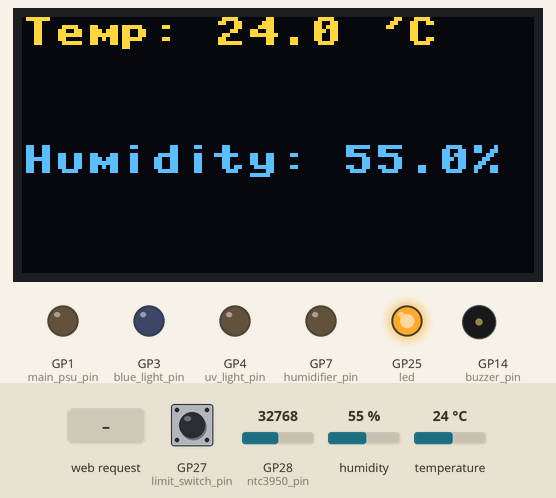
This program was run on a simulated Raspberry Pi Pico running MicroPython. On the bench: 128×64 one-colour display, output pins drawn as LEDs (lit = HIGH), buzzer (waves = sounding, pin HIGH). The test bench sets the inputs (shaded band); at power-on: GP27 (limit_switch_pin) LOW, humidity 55 %, GP28 (ntc3950_pin) = 32768, temperature 24 °C (analog values on the 0–65535 scale). The OLED is the two-colour kind (top 16 rows yellow); random numbers come from a fixed seed; the board's own WiFi access point starts at once; threads take turns every 2 ms; files that are not in the repository are absent; library files of the repository ran but are not shown: ssd1306.py; what the program prints to the serial console is not drawn.

Above: at 10.6 s.
10.7 s: HTTP request GET / received
At 11.8 s:
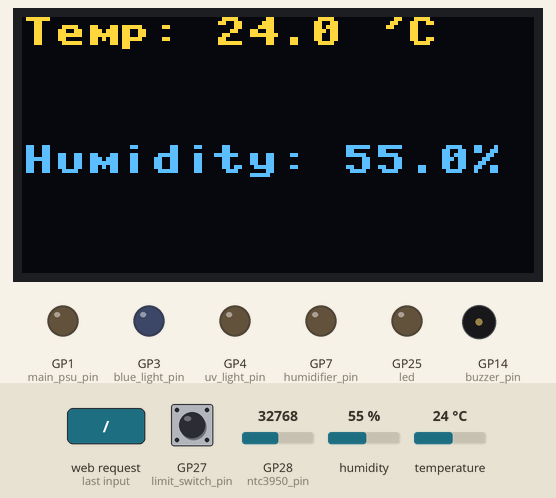
13.7 s: GP27 (limit_switch_pin) pulled HIGH for 3.2 s
At 15.6 s:
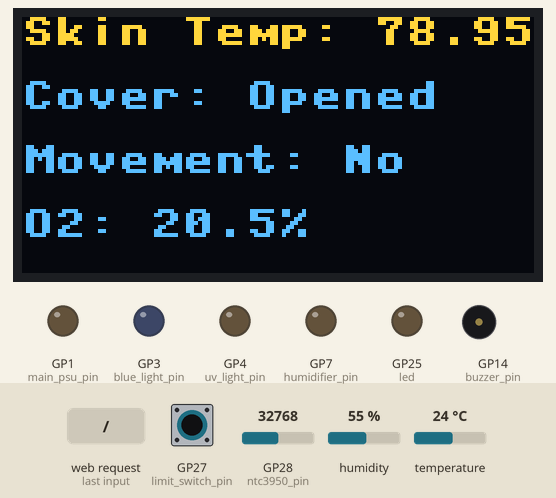
18.4 s: humidity set to 22 %
At 20.6 s:
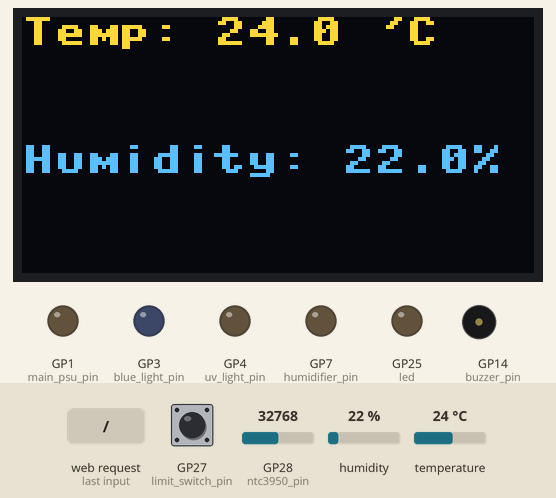
21.4 s: GP28 (ntc3950_pin) set to 0
24.4 s: temperature set to 12 °C
27.4 s: humidity set to 40 %
At 30.6 s:
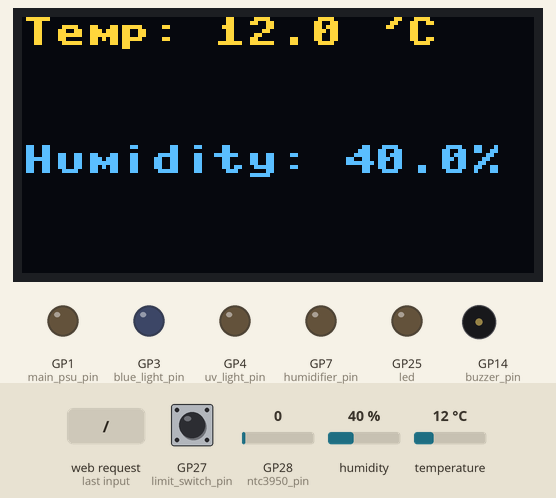
Timing chart, 0 to 31.4 s (numbered marks = the images above; inputs shaded):
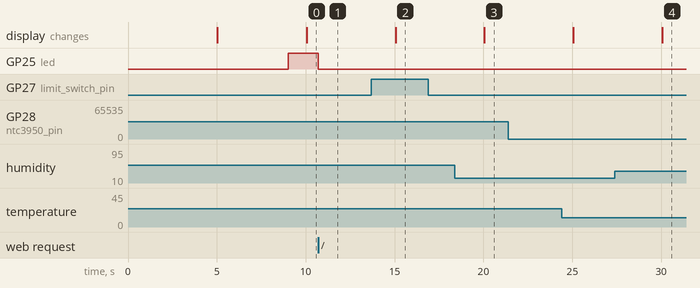

Measured:
- after the input at 10.7 s, GP25 (led): HIGH → LOW at once
- after the input at 21.4 s, every drawn part: stays the same

The program:

main.py
```python
'''
Incubator Controller Main MCU
    -   Read Sensors
    -   Interface Actuators
    -   Control algorithms linking sensor data with actuator actions
    -   Monitor System (oled and web)
'''
from machine import Pin, Timer, I2C
from sensors import Sensors
from actuators import Actuators
from monitor import Monitor
from server2 import Server
from time import sleep
import _thread

print("All System Components Up!\n")

sensors_dict = {
            'skinTemperature': 0,
            'coverClosed': 0,
            'humidity': 0,
            'temperature': 0,
            'motionSensor': 0,
            'o2Level': 0
        }

actuators_dict = {
           'autoManualSwitch': 'off',
           'psuControl': 'off',
           'blueLight': 'off',
           'uvLight': 'off',
           'buzzer': 'off',
           'humidifier': 'off'
       }

def controller_core():
    '''
    Main Routine for the first core which reads the sensor data
     and controls the actuators
    '''
    global sensors_dict
    global actuators_dict

    sensors = Sensors(
                ntc3950_pin = 28,
                ntc3950_bounds = (23, 28),
                limit_switch_pin = 27,
                limit_switch_bounds = (0 , 0),
                dht22_pin = 16,
                dht22_temp_bounds = (23, 28),
                dht22_humidity_bounds = (40, 60),
                motion_sensor_pin = 26,
                motion_sensor_bounds = (0 ,0),
                mq135_pin = 8,
                mq135_bounds = (1 , 100)  #TODO
                )
    actuators = Actuators(
                    main_psu_pin = 1,
                    blue_light_pin = 3,
                    uv_light_pin = 4,
                    buzzer_pin = 14,
                    humidifier_pin = 7
                    )
    monitor = Monitor(sensors, 19, 18)

    while True:

        # Always read all sensors
        sensors.read_all()
        sensors_dict.update(sensors.all_values)

        # Update Actuators
        actuators.all_values = actuators_dict


def server_core():
    '''
    Main Routine for the second core which is hosts a web app to control and monitor the whole system

    '''
    global sensors_dict
    global actuators_dict

    server = Server()
    # display = ssd1306.SSD1306_I2C(128, 64, I2C(1, scl=Pin(19), sda=Pin(18)))
    while True:

        # Send latest sensor data
        server.sensors_dict.update(sensors_dict)

        # Run Server
        server.wait_for_client()
        server.handle_html_request(server.identify_html_request())

        # Receive latest Actuator values
        actuators_dict.update(server.actuators_dict)

        # Toggle LED for User to see
        server.led.toggle()

        print('\n')

def main():
    ### Main Routine  ###
    sleep(5)
    _thread.start_new_thread(controller_core, ())
    sleep(2)
    server_core()


# ### Main Routine  ###
sleep(5)
_thread.start_new_thread(controller_core, ())
sleep(2)
server_core()
```

sensors.py
```python
'''
Sensor Interfacing
Abstraction Layer to unify the reading of every sensor in the system
'''
from machine import Pin
import time
from dht import DHT22
from mq135 import MQ135
from ntc3950 import Thermistor
import random

class Sensor:
    '''
    Abstract Sensor Object
    '''
    def __init__(self, handler, read: callable, limits: tuple[int, int]):
        '''
        Constructor for any sensor object to unify usage
        : param handler could be any object that is responsible to process the sensor
        :param read: the unified read function that reads whatever sensor it is
        :param limits: the lower and uppoer bounds that the sensor should be in
        '''
        self.handler = handler
        self.read = read
        self.latest_value = 0
        self.limits = limits
        self.lower_limit = limits[0]
        self.upper_limit = limits[1]

    def keep_reading(self, delay_ms: int=200):
        '''
        keep printing sensor values, usually for testing
        :delay_ms: delay value between readings in ms
        '''
        try:
            while True:
                print(f"Sensor Reading: {self.read()}", end=' \r')
                time.sleep_ms(delay_ms)

        except KeyboardInterrupt:
            print("Stopped printing sensor values!")

        except Exception as e:
            print(f"Error: {e}")

class Sensors:
    '''
    Sensors Object to read all sensor objects
    '''
    def __init__(self, ntc3950_pin: int, ntc3950_bounds: tuple[int, int], limit_switch_pin: int, limit_switch_bounds: tuple[int, int], dht22_pin: int, dht22_temp_bounds: tuple[int, int], dht22_humidity_bounds: tuple[int, int], motion_sensor_pin: int, motion_sensor_bounds: tuple[int, int], mq135_pin: int, mq135_bounds: tuple[int, int]):
        '''
        constructor of all sensors
        '''
        self.ntc3950 = Sensor(Thermistor(ntc3950_pin,
                                         100200,
                                         3.274,
                                         5,
                                         3950,
                                         100000,
                                         25),
                                self.ntc3950_read,
                                ntc3950_bounds)

        self.limit_switch = Sensor(Pin(limit_switch_pin, Pin.IN, Pin.PULL_DOWN), self.limit_switch_read, limit_switch_bounds)

        # two sensors sharing one handler
        self._dht22_handler = DHT22(Pin(dht22_pin))
        self.dht22_temp = Sensor(self._dht22_handler, self.dht22_temp_read, dht22_temp_bounds)
        self.dht22_humidity = Sensor(self._dht22_handler, self.dht22_humidity_read, dht22_humidity_bounds)

        self.motion_sensor = Sensor(Pin(motion_sensor_pin, Pin.IN), self.motion_sensor_read, motion_sensor_bounds)

        self.mq135 = Sensor(MQ135(mq135_pin), self.mq135_read, mq135_bounds)

        # Grouping the sensors
        self.all_sensors = [self.ntc3950, self.limit_switch, self.dht22_temp, self.dht22_humidity, self.motion_sensor, self.mq135]

    def read_all(self):
        '''
        reads all sensor data and saves them to the latest_value variable
        '''
        for sensor in self.all_sensors:
            sensor.read()

    def ntc3950_read(self):
        '''
        ntc reading
        '''
        self.ntc3950.latest_value = self.ntc3950.handler.read_T() + 54 #TODO: shouldn't need offset
        return self.ntc3950.latest_value

    def limit_switch_read(self):
        '''
        limit switch reading
        '''
        self.limit_switch.latest_value = self.limit_switch.handler.value()
        return self.limit_switch.latest_value

    def dht22_temp_read(self):
        '''
        DHT22 Temperature reading
        '''
        self.dht22_temp.handler.measure()
        self.dht22_temp.latest_value = self.dht22_temp.handler.temperature()
        return self.dht22_temp.latest_value

    def dht22_humidity_read(self):
        '''
        DHT22 Humidity reading
        '''
        self.dht22_humidity.handler.measure()
        self.dht22_humidity.latest_value = self.dht22_humidity.handler.humidity()
        return self.dht22_humidity.latest_value

    def motion_sensor_read(self):
        '''
        Motion Sensor reading
        '''
        self.motion_sensor.latest_value = self.motion_sensor.handler.value()
        return self.motion_sensor.latest_value

    def mq135_read(self):
        '''
        MQ135 reading
        '''
        self.mq135.latest_value = (random.getrandbits(3) + 201)/10
        return self.mq135.latest_value

    @property
    def all_values(self):
        '''
        return all the sensor data with the naming
        like programmed in the html files
        '''
        return {'skinTemperature': self.ntc3950.latest_value,
                'coverClosed': self.limit_switch.latest_value,
                'humidity': self.dht22_temp.latest_value,
                'temperature': self.dht22_humidity.latest_value,
                'motionSensor': self.motion_sensor.latest_value,
                'o2Level': self.mq135.latest_value}
```

actuators.py
```python
'''
Actuator Control
Abstraction layer to unify the handling of every actuator in the system
'''
from machine import Pin
from sensors import Sensor

class Actuator:
    '''
    Abstract Actuator Object
    '''
    #TODO: remove the other_func_names thing and just re-define the handler for the buzzer as an Actuators method and assign it manually in the init
    def __init__(self, handler, control: callable=None):
        '''
        :param handler: could be anything that is going to be used to read the sensor
        :param control: func to control the actuator, if control func is not defined then it's
                        Pin object and the control func will be Pin.value
        '''
        self.handler = handler

        # setting main control func
        if control is not None:
            self.control = control
        else:
            if type(self.handler) != Pin:
                raise ValueError("control parameter not defined for a non `Pin` object")

            self.control = self.handler.value
            self.toggle = self.handler.toggle

class Actuators:
    '''
    Class to control All Actuators and initialize them
    '''
    JAVASCRIPT_TO_PYTHON = {'on': 1, 'off': 0}
    def __init__(self, main_psu_pin: int, blue_light_pin: int, uv_light_pin: int, buzzer_pin: int, humidifier_pin: int):
        '''
        Constructor for actuator objects
        '''
        self.main_psu: Actuator = Actuator(Pin(main_psu_pin, Pin.OUT))

        self.blue_light: Actuator = Actuator(Pin(blue_light_pin, Pin.OUT))

        self.uv_light: Actuator = Actuator(Pin(uv_light_pin, Pin.OUT))

        self.buzzer: Actuator = Actuator(Pin(buzzer_pin, Pin.OUT))
        self.buzzer.beep = self.buzzer_beep

        self.humidifier: Actuator = Actuator(Pin(humidifier_pin, Pin.OUT))

    def buzzer_beep(self, sound_beep: int):
        '''
        :param sound_beep: the duration of the beep in ms
        '''
        self.control(1)
        time.sleep_ms(sound_beep)
        self.control(0)
        time.sleep_ms(sound_beep)

    def constraint(self, sensor: Sensor, inside_bound_value=0, outside_bound_value=1):
        '''
        turn off actuator if sensor limits are breached
        '''
        #TODO: implement checking more than one sensor per actuator
        if (sensor.latest_value < sensor.lower_limit) or (sensor.latest_value > sensor.upper_limit):
            self.handler.control(outside_bound_value)
        else:
            self.handler.control(inside_bound_value)

    @property
    def all_values(self):
        '''
        return all the actuator states with the naming
        like programmed in the html files

        'autoManualSwitch' this is the javascript id of the auto/manual switch. It shouldn't be read by the client. Only the client should set it.
        '''
        return {'psuControl': self.main_psu.control(),
                'blueLight': self.blue_light.control(),
                'uvLight': self.uv_light.control(),
                'buzzer': self.buzzer.control(),
                'humidifier':self.humidifier.control()}

    @all_values.setter
    def all_values(self, actuator_dict):
        '''
        sets all the actuator values according to the global actuator_dict received from server
        '''

        self.main_psu.control(self.JAVASCRIPT_TO_PYTHON[actuator_dict['psuControl']])
        self.blue_light.control(self.JAVASCRIPT_TO_PYTHON[actuator_dict['blueLight']])
        self.uv_light.control(self.JAVASCRIPT_TO_PYTHON[actuator_dict['uvLight']])
        self.buzzer.control(self.JAVASCRIPT_TO_PYTHON[actuator_dict['buzzer']])
        self.humidifier.control(self.JAVASCRIPT_TO_PYTHON[actuator_dict['humidifier']])
```

monitor.py
```python
'''
Monitor Sensor Values and Actuator States
'''
from machine import Timer, I2C, Pin
import ssd1306

class Monitor:
    '''
    Class to Monitor the system sensors and actuators.
    '''
    DEFAULT_TIME_BTW_SCREEN = 5000
    def __init__(self, sensors, ssd1306_scl_pin: int, ssd1306_sda_pin: int):
        self.display = ssd1306.SSD1306_I2C(128, 64, I2C(1, scl=Pin(ssd1306_scl_pin), sda=Pin(ssd1306_sda_pin)))

        self.sensors = sensors

        self._current_screen = True  # two screen

        self.run()

    def run(self):
        '''
        prints stuff on screen
        '''
        self.timer = Timer(period=self.DEFAULT_TIME_BTW_SCREEN, mode=Timer.PERIODIC, callback=self.show_screen)

    def stop(self):
        '''
        stops printing
        '''
        self.timer.deinit()

    def show_screen(self, t):
        '''
        Setting First screen with newest saved sensor values
        '''
        self._current_screen = not self._current_screen
        if self._current_screen:

            # First Screen
            self.display.fill(0)

            self.display.text(f"Skin Temp: {self.sensors.ntc3950.latest_value}'C", 0, 0, 1)
            cover_state = 'Opened' if self.sensors.limit_switch.latest_value else 'Closed'
            self.display.text(f"Cover: {cover_state}", 0, 16, 1)
            motion_sensor_state = 'Yes' if self.sensors.motion_sensor.latest_value else 'No'
            self.display.text(f"Movement: {motion_sensor_state}", 0, 32, 1)
            self.display.text(f"O2: {self.sensors.mq135.latest_value}%", 0, 48, 1)

            self.display.show()

        else:

            # Second Screen
            self.display.fill(0)

            self.display.text(f"Temp: {self.sensors.dht22_temp.latest_value} 'C", 0, 0, 1)
            self.display.text(f"Humidity: {self.sensors.dht22_humidity.latest_value}%", 0, 32, 1)
            self.display.show()
```

mq135.py
```python
"""Micropython library for dealing with MQ135 gas sensor
Based on Arduino Library developed by G.Krocker (Mad Frog Labs)
and the corrections from balk77 and ViliusKraujutis

More info:
    https://hackaday.io/project/3475-sniffing-trinket/log/12363-mq135-arduino-library
    https://github.com/ViliusKraujutis/MQ135
    https://github.com/balk77/MQ135
"""

import math
import time
from machine import ADC

class MQ135(object):
    """ Class for dealing with MQ13 Gas Sensors """
    # The load resistance on the board
    RLOAD = 10.0
    # Calibration resistance at atmospheric CO2 level
    RZERO = 76.63
    # Parameters for calculating ppm of CO2 from sensor resistance
    PARA = 116.6020682
    PARB = 2.769034857

    # Parameters to model temperature and humidity dependence
    CORA = 0.00035
    CORB = 0.02718
    CORC = 1.39538
    CORD = 0.0018
    CORE = -0.003333333
    CORF = -0.001923077
    CORG = 1.130128205

    # Atmospheric CO2 level for calibration purposes
    ATMOCO2 = 397.13


    def __init__(self, pin):
        self.pin = pin

    def get_correction_factor(self, temperature, humidity):
        """Calculates the correction factor for ambient air temperature and relative humidity

        Based on the linearization of the temperature dependency curve
        under and above 20 degrees Celsius, asuming a linear dependency on humidity,
        provided by Balk77 https://github.com/GeorgK/MQ135/pull/6/files
        """

        if temperature < 20:
            return self.CORA * temperature * temperature - self.CORB * temperature + self.CORC - (humidity - 33.) * self.CORD

        return self.CORE * temperature + self.CORF * humidity + self.CORG

    def get_resistance(self):
        """Returns the resistance of the sensor in kOhms // -1 if not value got in pin"""
        adc = ADC(self.pin)
        value = adc.read()
        if value == 0:
            return -1

        return (1023./value - 1.) * self.RLOAD

    def get_corrected_resistance(self, temperature, humidity):
        """Gets the resistance of the sensor corrected for temperature/humidity"""
        return self.get_resistance()/ self.get_correction_factor(temperature, humidity)

    def get_ppm(self):
        """Returns the ppm of CO2 sensed (assuming only CO2 in the air)"""
        return self.PARA * math.pow((self.get_resistance()/ self.RZERO), -self.PARB)

    def get_corrected_ppm(self, temperature, humidity):
        """Returns the ppm of CO2 sensed (assuming only CO2 in the air)
        corrected for temperature/humidity"""
        return self.PARA * math.pow((self.get_corrected_resistance(temperature, humidity)/ self.RZERO), -self.PARB)

    def get_rzero(self):
        """Returns the resistance RZero of the sensor (in kOhms) for calibratioin purposes"""
        return self.get_resistance() * math.pow((self.ATMOCO2/self.PARA), (1./self.PARB))

    def get_corrected_rzero(self, temperature, humidity):
        """Returns the resistance RZero of the sensor (in kOhms) for calibration purposes
        corrected for temperature/humidity"""
        return self.get_corrected_resistance(temperature, humidity) * math.pow((self.ATMOCO2/self.PARA), (1./self.PARB))


def mq135lib_example():
    """MQ135 lib example"""
    # setup
    temperature = 21.0
    humidity = 25.0

    mq135 = MQ135(0) # analog PIN 0

    # loop
    while True:
        rzero = mq135.get_rzero()
        corrected_rzero = mq135.get_corrected_rzero(temperature, humidity)
        resistance = mq135.get_resistance()
        ppm = mq135.get_ppm()
        corrected_ppm = mq135.get_corrected_ppm(temperature, humidity)

        print("MQ135 RZero: " + str(rzero) +"\t Corrected RZero: "+ str(corrected_rzero)+
              "\t Resistance: "+ str(resistance) +"\t PPM: "+str(ppm)+
              "\t Corrected PPM: "+str(corrected_ppm)+"ppm")
        time.sleep(0.3)

if __name__ == "__main__":
    mq135lib_example()
```

Source omitted: server2.py (7564 bytes), ntc3950.py (3230 bytes)
